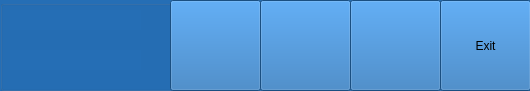
<?xml version="1.0" encoding="UTF-8"?>
<ui version="4.0">
 <class>Widget</class>
 <widget class="QWidget" name="Widget">
  <property name="geometry">
   <rect>
    <x>0</x>
    <y>0</y>
    <width>530</width>
    <height>91</height>
   </rect>
  </property>
  <property name="sizePolicy">
   <sizepolicy hsizetype="Preferred" vsizetype="Preferred">
    <horstretch>0</horstretch>
    <verstretch>0</verstretch>
   </sizepolicy>
  </property>
  <property name="contextMenuPolicy">
   <enum>Qt::DefaultContextMenu</enum>
  </property>
  <property name="windowTitle">
   <string>学生端</string>
  </property>
  <property name="windowOpacity">
   <double>1.000000000000000</double>
  </property>
  <property name="autoFillBackground">
   <bool>false</bool>
  </property>
  <property name="styleSheet">
   <string notr="true">background-color: rgb(37,110,181)</string>
  </property>
  <widget class="QGroupBox" name="groupBox">
   <property name="geometry">
    <rect>
     <x>0</x>
     <y>0</y>
     <width>531</width>
     <height>91</height>
    </rect>
   </property>
   <property name="contextMenuPolicy">
    <enum>Qt::DefaultContextMenu</enum>
   </property>
   <property name="title">
    <string/>
   </property>
   <property name="flat">
    <bool>false</bool>
   </property>
   <widget class="QPushButton" name="raiseHandPushButton">
    <property name="geometry">
     <rect>
      <x>260</x>
      <y>0</y>
      <width>91</width>
      <height>91</height>
     </rect>
    </property>
    <property name="font">
     <font>
      <pointsize>26</pointsize>
     </font>
    </property>
    <property name="cursor">
     <cursorShape>PointingHandCursor</cursorShape>
    </property>
    <property name="toolTip">
     <string/>
    </property>
    <property name="statusTip">
     <string/>
    </property>
    <property name="whatsThis">
     <string/>
    </property>
    <property name="layoutDirection">
     <enum>Qt::LeftToRight</enum>
    </property>
    <property name="text">
     <string/>
    </property>
    <property name="flat">
     <bool>false</bool>
    </property>
   </widget>
   <widget class="QLabel" name="vm_name">
    <property name="geometry">
     <rect>
      <x>10</x>
      <y>10</y>
      <width>131</width>
      <height>20</height>
     </rect>
    </property>
    <property name="palette">
     <palette>
      <active>
       <colorrole role="WindowText">
        <brush brushstyle="SolidPattern">
         <color alpha="255">
          <red>255</red>
          <green>255</green>
          <blue>255</blue>
         </color>
        </brush>
       </colorrole>
       <colorrole role="Button">
        <brush brushstyle="SolidPattern">
         <color alpha="255">
          <red>37</red>
          <green>110</green>
          <blue>181</blue>
         </color>
        </brush>
       </colorrole>
       <colorrole role="Text">
        <brush brushstyle="SolidPattern">
         <color alpha="255">
          <red>255</red>
          <green>255</green>
          <blue>255</blue>
         </color>
        </brush>
       </colorrole>
       <colorrole role="Base">
        <brush brushstyle="SolidPattern">
         <color alpha="255">
          <red>37</red>
          <green>110</green>
          <blue>181</blue>
         </color>
        </brush>
       </colorrole>
       <colorrole role="Window">
        <brush brushstyle="SolidPattern">
         <color alpha="255">
          <red>37</red>
          <green>110</green>
          <blue>181</blue>
         </color>
        </brush>
       </colorrole>
      </active>
      <inactive>
       <colorrole role="WindowText">
        <brush brushstyle="SolidPattern">
         <color alpha="255">
          <red>255</red>
          <green>255</green>
          <blue>255</blue>
         </color>
        </brush>
       </colorrole>
       <colorrole role="Button">
        <brush brushstyle="SolidPattern">
         <color alpha="255">
          <red>37</red>
          <green>110</green>
          <blue>181</blue>
         </color>
        </brush>
       </colorrole>
       <colorrole role="Text">
        <brush brushstyle="SolidPattern">
         <color alpha="255">
          <red>255</red>
          <green>255</green>
          <blue>255</blue>
         </color>
        </brush>
       </colorrole>
       <colorrole role="Base">
        <brush brushstyle="SolidPattern">
         <color alpha="255">
          <red>37</red>
          <green>110</green>
          <blue>181</blue>
         </color>
        </brush>
       </colorrole>
       <colorrole role="Window">
        <brush brushstyle="SolidPattern">
         <color alpha="255">
          <red>37</red>
          <green>110</green>
          <blue>181</blue>
         </color>
        </brush>
       </colorrole>
      </inactive>
      <disabled>
       <colorrole role="WindowText">
        <brush brushstyle="SolidPattern">
         <color alpha="255">
          <red>106</red>
          <green>104</green>
          <blue>100</blue>
         </color>
        </brush>
       </colorrole>
       <colorrole role="Button">
        <brush brushstyle="SolidPattern">
         <color alpha="255">
          <red>37</red>
          <green>110</green>
          <blue>181</blue>
         </color>
        </brush>
       </colorrole>
       <colorrole role="Text">
        <brush brushstyle="SolidPattern">
         <color alpha="255">
          <red>106</red>
          <green>104</green>
          <blue>100</blue>
         </color>
        </brush>
       </colorrole>
       <colorrole role="Base">
        <brush brushstyle="SolidPattern">
         <color alpha="255">
          <red>37</red>
          <green>110</green>
          <blue>181</blue>
         </color>
        </brush>
       </colorrole>
       <colorrole role="Window">
        <brush brushstyle="SolidPattern">
         <color alpha="255">
          <red>37</red>
          <green>110</green>
          <blue>181</blue>
         </color>
        </brush>
       </colorrole>
      </disabled>
     </palette>
    </property>
    <property name="font">
     <font>
      <family>微软雅黑</family>
      <pointsize>12</pointsize>
     </font>
    </property>
    <property name="text">
     <string/>
    </property>
    <property name="alignment">
     <set>Qt::AlignLeading|Qt::AlignLeft|Qt::AlignVCenter</set>
    </property>
   </widget>
   <widget class="QLabel" name="class_room">
    <property name="geometry">
     <rect>
      <x>10</x>
      <y>50</y>
      <width>131</width>
      <height>20</height>
     </rect>
    </property>
    <property name="palette">
     <palette>
      <active>
       <colorrole role="WindowText">
        <brush brushstyle="SolidPattern">
         <color alpha="255">
          <red>255</red>
          <green>255</green>
          <blue>255</blue>
         </color>
        </brush>
       </colorrole>
       <colorrole role="Button">
        <brush brushstyle="SolidPattern">
         <color alpha="255">
          <red>37</red>
          <green>110</green>
          <blue>181</blue>
         </color>
        </brush>
       </colorrole>
       <colorrole role="Base">
        <brush brushstyle="SolidPattern">
         <color alpha="255">
          <red>37</red>
          <green>110</green>
          <blue>181</blue>
         </color>
        </brush>
       </colorrole>
       <colorrole role="Window">
        <brush brushstyle="SolidPattern">
         <color alpha="255">
          <red>37</red>
          <green>110</green>
          <blue>181</blue>
         </color>
        </brush>
       </colorrole>
      </active>
      <inactive>
       <colorrole role="WindowText">
        <brush brushstyle="SolidPattern">
         <color alpha="255">
          <red>255</red>
          <green>255</green>
          <blue>255</blue>
         </color>
        </brush>
       </colorrole>
       <colorrole role="Button">
        <brush brushstyle="SolidPattern">
         <color alpha="255">
          <red>37</red>
          <green>110</green>
          <blue>181</blue>
         </color>
        </brush>
       </colorrole>
       <colorrole role="Base">
        <brush brushstyle="SolidPattern">
         <color alpha="255">
          <red>37</red>
          <green>110</green>
          <blue>181</blue>
         </color>
        </brush>
       </colorrole>
       <colorrole role="Window">
        <brush brushstyle="SolidPattern">
         <color alpha="255">
          <red>37</red>
          <green>110</green>
          <blue>181</blue>
         </color>
        </brush>
       </colorrole>
      </inactive>
      <disabled>
       <colorrole role="WindowText">
        <brush brushstyle="SolidPattern">
         <color alpha="255">
          <red>106</red>
          <green>104</green>
          <blue>100</blue>
         </color>
        </brush>
       </colorrole>
       <colorrole role="Button">
        <brush brushstyle="SolidPattern">
         <color alpha="255">
          <red>37</red>
          <green>110</green>
          <blue>181</blue>
         </color>
        </brush>
       </colorrole>
       <colorrole role="Base">
        <brush brushstyle="SolidPattern">
         <color alpha="255">
          <red>37</red>
          <green>110</green>
          <blue>181</blue>
         </color>
        </brush>
       </colorrole>
       <colorrole role="Window">
        <brush brushstyle="SolidPattern">
         <color alpha="255">
          <red>37</red>
          <green>110</green>
          <blue>181</blue>
         </color>
        </brush>
       </colorrole>
      </disabled>
     </palette>
    </property>
    <property name="font">
     <font>
      <family>微软雅黑</family>
      <pointsize>12</pointsize>
      <weight>50</weight>
      <bold>false</bold>
     </font>
    </property>
    <property name="text">
     <string/>
    </property>
    <property name="alignment">
     <set>Qt::AlignLeading|Qt::AlignLeft|Qt::AlignVCenter</set>
    </property>
   </widget>
   <widget class="QPushButton" name="btn_broadcast">
    <property name="geometry">
     <rect>
      <x>170</x>
      <y>0</y>
      <width>91</width>
      <height>91</height>
     </rect>
    </property>
    <property name="text">
     <string/>
    </property>
   </widget>
   <widget class="QPushButton" name="btn_student">
    <property name="geometry">
     <rect>
      <x>350</x>
      <y>0</y>
      <width>91</width>
      <height>91</height>
     </rect>
    </property>
    <property name="text">
     <string/>
    </property>
   </widget>
   <widget class="QPushButton" name="btn_exit">
    <property name="geometry">
     <rect>
      <x>440</x>
      <y>0</y>
      <width>91</width>
      <height>91</height>
     </rect>
    </property>
    <property name="text">
     <string>Exit</string>
    </property>
   </widget>
  </widget>
 </widget>
 <layoutdefault spacing="6" margin="11"/>
 <resources/>
 <connections/>
</ui>
